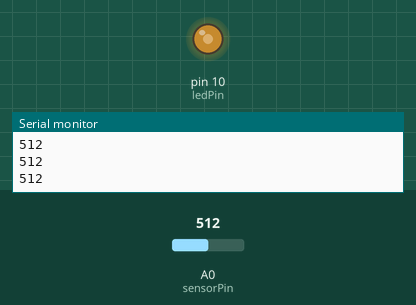
Recording of a sketch running on a simulated Arduino Uno, built with avr-gcc and run on an emulated ATmega328P. On the bench: output pins drawn as LEDs (lit = HIGH), the last lines printed to the serial monitor. The test bench sets the inputs (shaded band); at power-on: A0 (sensorPin) = 512.

Above: at 1.2 s.
1.3 s: A0 (sensorPin) set to 716
At 2.0 s:
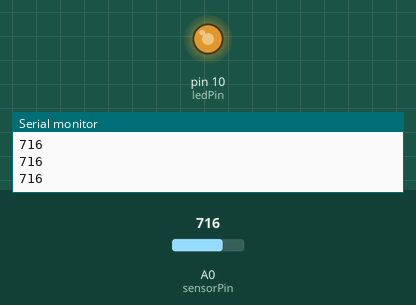
2.8 s: A0 (sensorPin) set to 900
At 3.3 s:
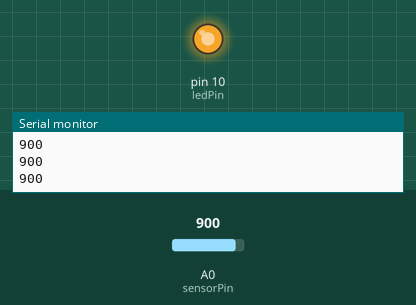
4.3 s: A0 (sensorPin) set to 122
At 4.6 s:
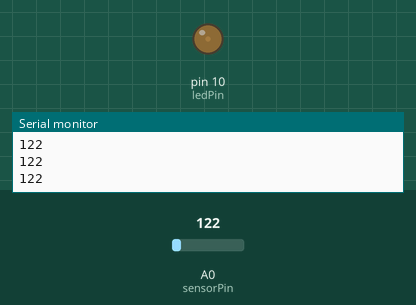
5.8 s: A0 (sensorPin) set to 511
At 7.2 s:
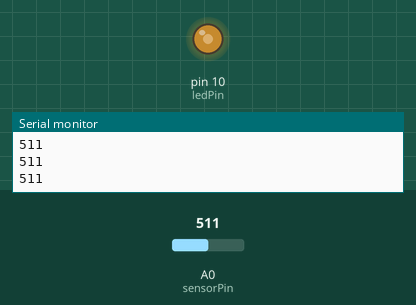
Timing chart, 0 to 8.3 s (numbered marks = the images above; inputs shaded):
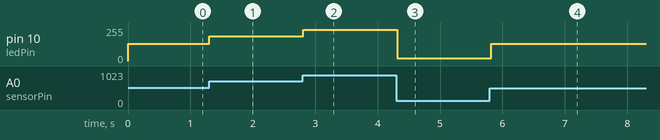

Measured:
- after the input at 1.3 s, pin 10 (ledPin): 128/255 → 184/255 at once
- after the input at 2.8 s, pin 10 (ledPin): 184/255 → 235/255 at once
- after the input at 4.3 s, pin 10 (ledPin): 235/255 → 20/255 at once
- after the input at 5.8 s, pin 10 (ledPin): 20/255 → 128/255 at once

The sketch:

FOTORESISTOR_GRADUAL.ino
```cpp
// Definir los pines
const int sensorPin = A0;  // Pin analógico donde está conectado el fotoresistor
const int ledPin = 10;     // Pin digital donde está conectado el LED

void setup() {
  // Configurar el pin del LED como salida
  pinMode(ledPin, OUTPUT);

  // Iniciar la comunicación serie para depuración
  Serial.begin(9600);
}

void loop() {
  // Leer el valor del fotoresistor que va entre 49 y 969 en este caso
  int sensorValue = analogRead(sensorPin);

  // Imprimir el valor leído en el monitor serie
  Serial.println(sensorValue);

  // Hace "equivalencias" de los valores que puede recolectar del foto resistor con los valores analogicos que puede tener un led
	int brillo = map(sensorValue,49,969,0,255);
  analogWrite(ledPin, brillo);


  // Esperar un momento antes de la siguiente lectura
  delay(100);
}
```
